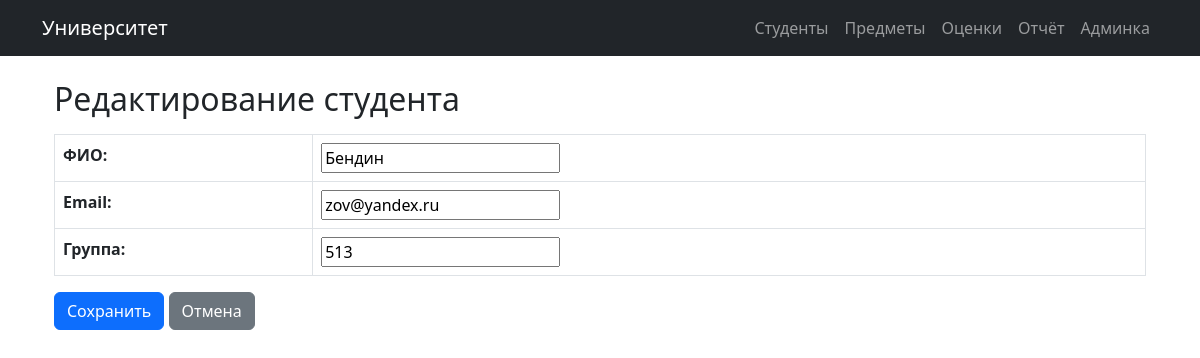
The page /student/1/edit/ on the database its author committed.
### university/models.py (models this page shows, shortened)
class Student(models.Model):
    name = models.CharField(max_length=100, verbose_name="ФИО")
    email = models.EmailField(unique=True, verbose_name="Email")
    group = models.CharField(max_length=10, verbose_name="Группа")

### university/views.py (the view)
# urls.py: path('student/<int:pk>/edit/', StudentUpdateView.as_view(), name='student_update'),
class StudentUpdateView(UpdateView):
    model = Student
    form_class = StudentForm
    template_name = 'university/student_form.html'
    success_url = reverse_lazy('student_list')

### university/forms.py
class StudentForm(forms.ModelForm):
    class Meta:
        model = Student
        fields = '__all__'
        widgets = {
            'group': forms.TextInput(attrs={'placeholder': 'Например: ИВТ-2021'}),
        }

### university/templates/university/student_form.html (shortened to what this page needs)
{% extends 'university/base.html' %}
{% block content %}
<div class="container mt-4">
    <h2>{% if object %}Редактирование{% else %}Добавление{% endif %} студента</h2>
    <form method="post" class="mt-3">
        <table class="table table-bordered">
            {{ form.as_table }}
        </table>
        <button type="submit" class="btn btn-primary">Сохранить</button>
        <a href="{% url 'student_list' %}" class="btn btn-secondary">Отмена</a>
    </form>
</div>
{% endblock %}

### rows shown on the page
Student: name "Бендин", email "zov@yandex.ru", group "513"
